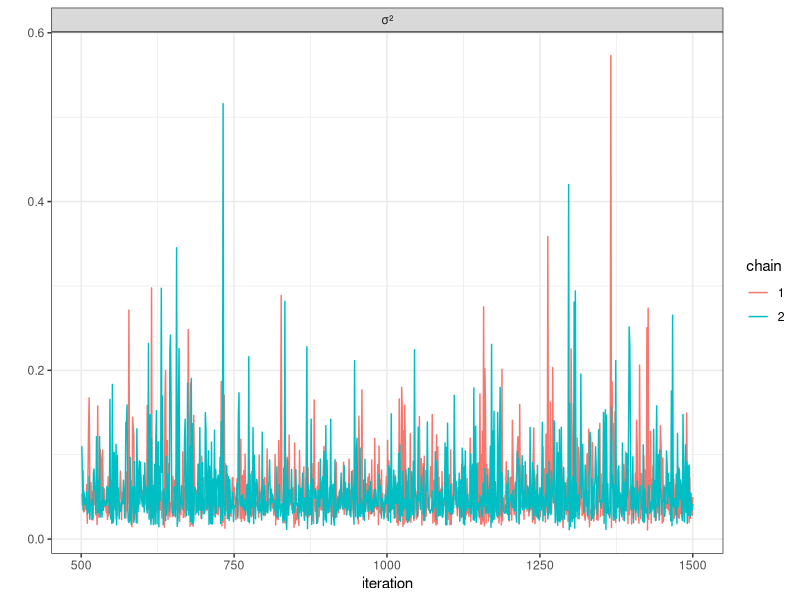
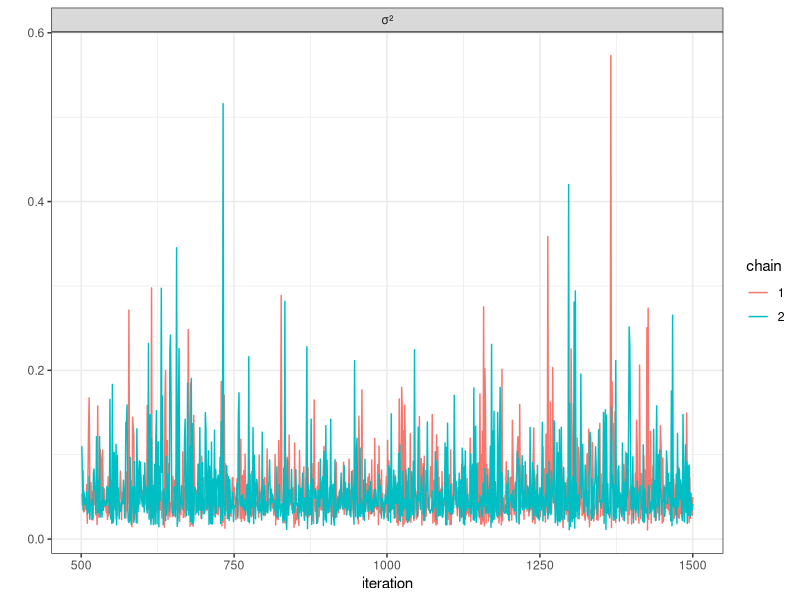

The R source for these figures, in order: (Note: this script raises an error after producing the figures.)
library(tidyverse)
library(forecast)
library(ggpubr)
library(GGally)
setwd("~/.julia/dev/LatentMarkovQuest/examples/olympic")

theme_set(theme_bw())

library(readr)
iterates_full <- read_csv("figs/iterates.csv", col_types = cols(chain = col_character()))
#View(iterates)
iterates <- iterates_full %>% select(1:31)

#ggpairs(iterates, mapping = aes(color = chain), columns = 3:20)



iterates_long <- pivot_longer(iterates, 3:31, names_to="parameter", values_to="value")


iterates_long %>% dplyr::filter(parameter %in% c("σ²","γ12[1]", "γ12[2]", "γ32[3]"  ,"γ32[1]" ,"γ32[2]"   )) %>% 
  ggplot(aes(x=iteration, y=value, colour=chain)) + facet_wrap(~parameter,scales="free",ncol=2) + geom_line() + labs(y="")
ggsave("figs/traceplots1.pdf", width=6, height=8)

iterates_long %>% dplyr::filter(parameter %in% c("Z1[1]","Z1[2]","Z1[3]","Z2[1]","Z2[2]","Z2[3]"  )) %>% 
  ggplot(aes(x=iteration, y=value, colour=chain)) + facet_wrap(~parameter,scales="free",nrow=2) + geom_line() + labs(y="")
ggsave("figs/traceplots1.pdf", width=6, height=8)

df_acf <- iterates %>% group_by(chain) %>% reframe(acf=acf(`γup[1]`,plot=F)$acf, lag=acf(`γup[1]`,plot=F)$lag) 
df_acf %>% ggplot(aes(x=lag, y=acf)) +
  geom_bar(stat = "identity", position = "identity") + facet_wrap(~chain)


posterior_summary <- read_csv("figs/posterior_summary.csv") %>% 
  mutate(type=c(#"sigma",
                 rep("from 1 to 2",4), rep("from 2 to 3",4), rep("from 2 to 1",4), rep("from 3 to 2",4), 
        rep("Z1",3), rep("Z2",3), rep("Z3",3), rep("Z4",3)    ))



posterior_summary <- posterior_summary %>% mutate(lower=mean-2*std, upper=mean+2*std)
pdf("figs/estimates.pdf")
posterior_summary %>% ggplot(aes(x=parameters, y=mean, colour=type)) + geom_point() +
  geom_errorbar(aes(ymin=lower, ymax=upper)) +  coord_flip()
dev.off()

ggsave("figs/estimates.pdf")

covariates = c("intercept", "sport","strength","competition")
posterior_summary %>% dplyr::filter(str_detect(parameters, "γ")) %>% 
  mutate(covariate=as.factor(rep(covariates,4))) %>% 
#  mutate(covariate=fct_relevel(covariate), "intercept", "sport", "strength", "competition") %>% 
  ggplot(aes(x=parameters, y=mean, colour=covariate)) + geom_point() +
  geom_errorbar(aes(ymin=lower, ymax=upper)) +
  labs(x="parameter", y="") + geom_hline(aes(yintercept=0)) +
  facet_wrap(~type,scales="free_y")+
  theme( axis.text.y = element_blank())+
  coord_flip() + 
  theme(legend.position = "bottom")
ggsave("figs/gamma_estimates.pdf")